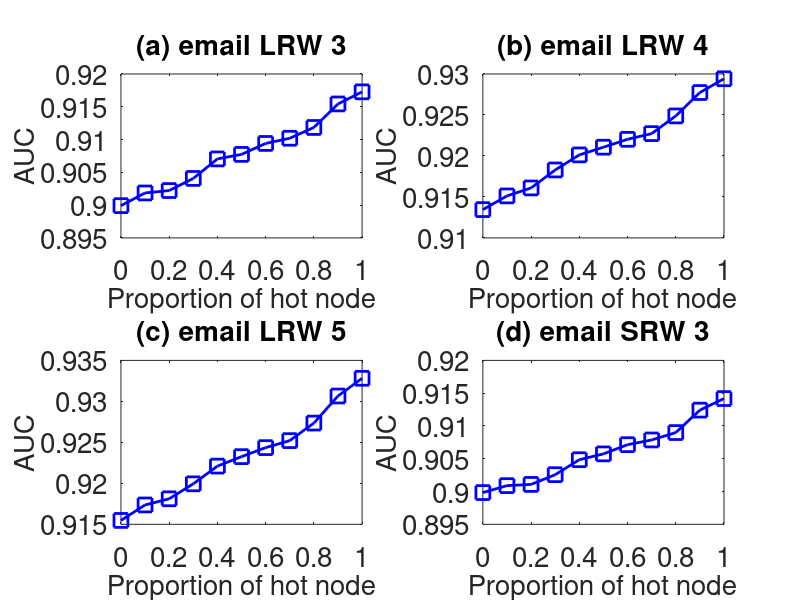

Source code (MATLAB):
subplot(2,2,1);
x=0:0.1:1;
y=[0.8999189
0.9018554
0.9022211
0.9040709
0.9070472
0.9077353
0.9094063
0.9101986
0.911842
0.9154303
0.9172761

];
plot(x,y,'-bs','LineWidth',2,'MarkerSize',10);
set(gca,'FontSize',20);
xlabel('Proportion of hot node','fontsize',20);
ylabel('AUC','fontsize',20);
title('(a) email LRW 3','fontsize',20);

subplot(2,2,2);
x=0:0.1:1;
y=[0.9134511
0.9151244
0.9160951
0.9182892
0.9201275
0.9210672
0.9220284
0.9227244
0.9248822
0.9277378
0.9294178

];
plot(x,y,'-bs','LineWidth',2,'MarkerSize',10);
set(gca,'FontSize',20);
xlabel('Proportion of hot node','fontsize',20);
ylabel('AUC','fontsize',20);
title('(b) email LRW 4','fontsize',20);

subplot(2,2,3);
x=0:0.1:1;
y=[0.9154729
0.9173623
0.9181133
0.9199416
0.9221019
0.9232564
0.9243568
0.9252119
0.9273513
0.9306546
0.9328158

];
plot(x,y,'-bs','LineWidth',2,'MarkerSize',10);
set(gca,'FontSize',20);
xlabel('Proportion of hot node','fontsize',20);
ylabel('AUC','fontsize',20);
title('(c) email LRW 5','fontsize',20);


subplot(2,2,4);
x=0:0.1:1;
y=[0.8998401
0.9008989
0.9010845
0.9025677
0.9048509
0.9057403
0.9071453
0.9078637
0.9089921
0.9124147
0.9141788

];
plot(x,y,'-bs','LineWidth',2,'MarkerSize',10);
set(gca,'FontSize',20);
xlabel('Proportion of hot node','fontsize',20);
ylabel('AUC','fontsize',20);
title('(d) email SRW 3','fontsize',20);
